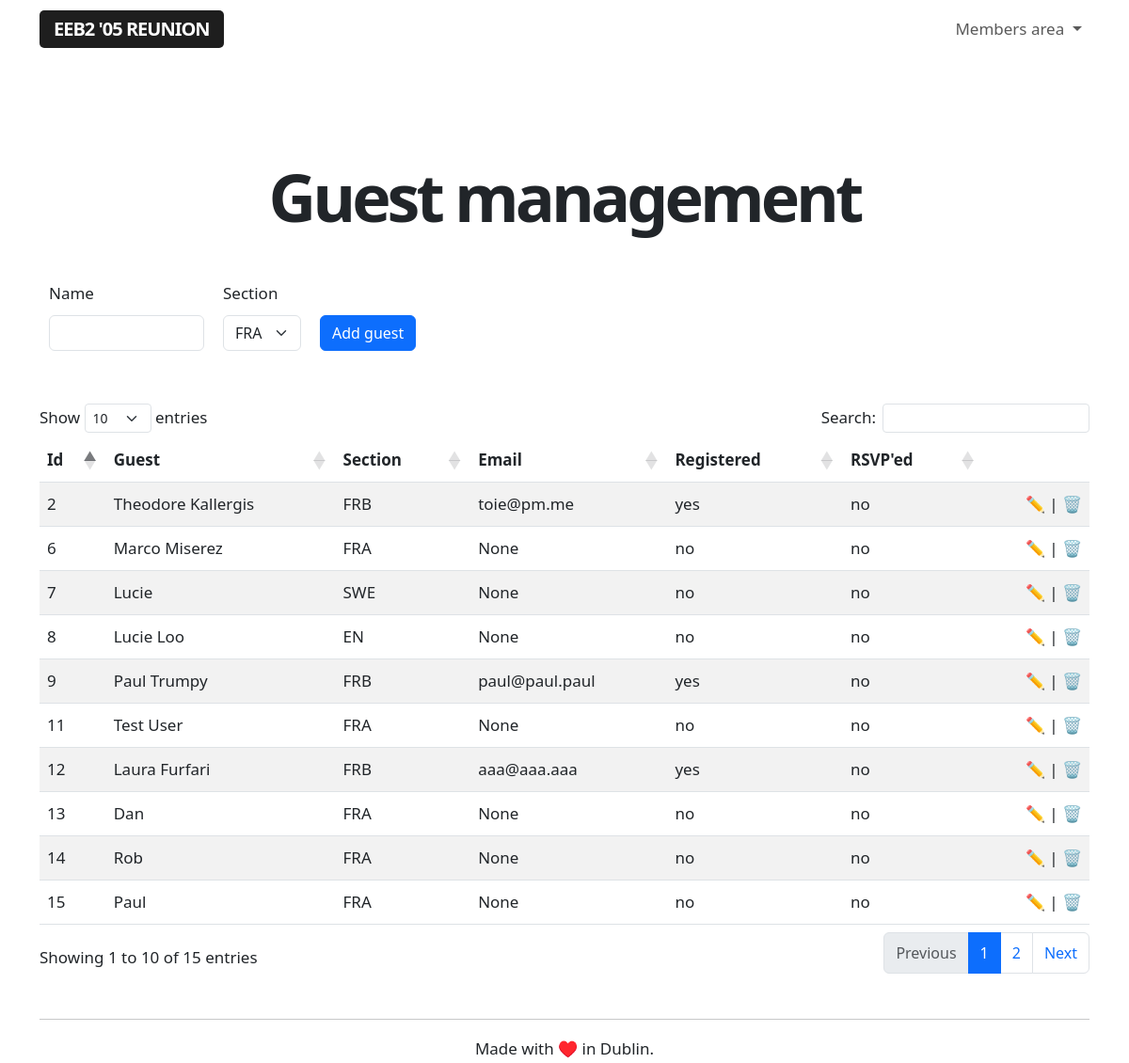
The app's page /admin/guests (signed in), older data.
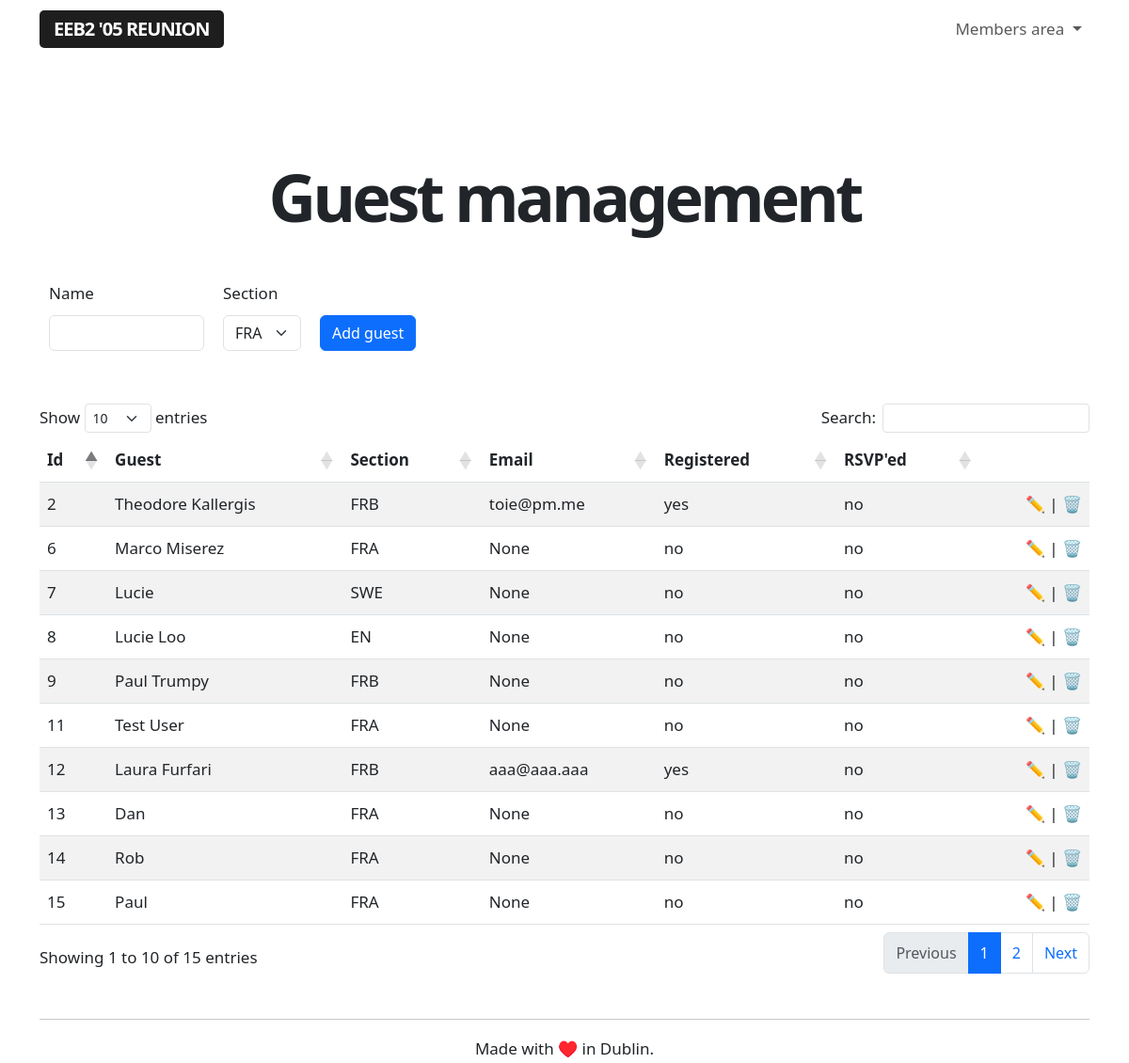
The same page, newer data.
### app/models.py (models this page shows, shortened)
class Guest(db.Model):
    id = db.Column(db.Integer, primary_key=True)
    name = db.Column(db.String(64), index=True, unique=False)
    section = db.Column(db.String(64), index=True, unique=False)
    email = db.Column(db.String(120), index=True, unique=True)
    registered = db.Column(db.String(120), index=True, unique=False)
    rsvp = db.Column(db.String(64), index=True, unique=False)

### app/routes.py (the view, shortened to what this page needs)
@app.route('/admin/guests', methods=['GET', 'POST'])
@login_required
def adminguestmanagement():
    if current_user.role == 'admin':
        guests = Guest.query.order_by(Guest.id.asc())
        form = AddGuestForm()
    else:
        flash('This is a restricted area.')
        return redirect(url_for('index'))
    return render_template("guest_management.html", title='Guest list management', guests=guests, form=form)

### app/forms.py
class AddGuestForm(FlaskForm):
    guestname = StringField('Name', validators=[DataRequired()])
    section = SelectField(u'Section', choices = [], validators = [DataRequired()])
    submit = SubmitField('Add guest')
    def __init__(self):
        super(AddGuestForm, self).__init__()
        self.section.choices = Section.query.all()

### app/models.py (called while the page is built)
@login.user_loader
def load_user(id):
    return User.query.get(int(id))

    def __repr__(self):
        return '{}'.format(self.section)

### app/templates/guest_management.html (shortened to what this page needs)
{% extends "base.html" %}
{% block content %}
<div class="title">
    <h1>Guest management</h1>
</div>
<br>
<br>
<form action="" method="post" novalidate>
    <table>
    <tbody>
        <tr>
            <td class="guesttable">
                <p>
                    {{ form.guestname.label (class_='form-label')}} <br>
                    {{ form.guestname(size=10, class_='form-control')}}
                </p>
            </td>
            <td class="guesttable">
                <p>
                    {{ form.section.label (class_='form-label')}} <br>
                    {{ form.section(class_='form-select')}}
                </p>
            </td>
            <td class="guesttable">
                <p>{{ form.submit(class_='btn btn-primary') }}</p>
            </td>
        </tr>
    </tbody>
</table>
<br>
</form>
<table id="guest-management-table" class="table table-striped">
  <thead>
    <tr>
        <th>Id</th>
        <th>Guest</th>
        <th>Section</th>
        <th>Email</th>
        <th>Registered</th>
        <th>RSVP'ed</th>
        <th></th>
    </tr>
  </thead>
  <tbody>
    {% for guest in guests %}
        {% include '_guests.html' %}
    {% endfor %}
  </tbody>
</table>
{% endblock %}

### app/templates/_guests.html
<tr>
    <td>{{ guest.id }}</td>
    <td>{{ guest.name }}</td>
    <td>{{ guest.section }}</td>
    <td>{{ guest.email }}</td>
    <td>{{ guest.registered }}</td>
    <td>{{ guest.rsvp }}</td>
    <td class="aligniconsright"><a class="nolinkdecoration" href="#">✏️</a> | <a class="nolinkdecoration" href="{{ url_for('delete_guest', guestid=guest.id) }}">🗑️</td>
</tr>

Row changes from the older to the newer data that the page shows:
changed Guest "Paul Trumpy": email "paul@paul.paul" → "None"; registered "yes" → "no"
